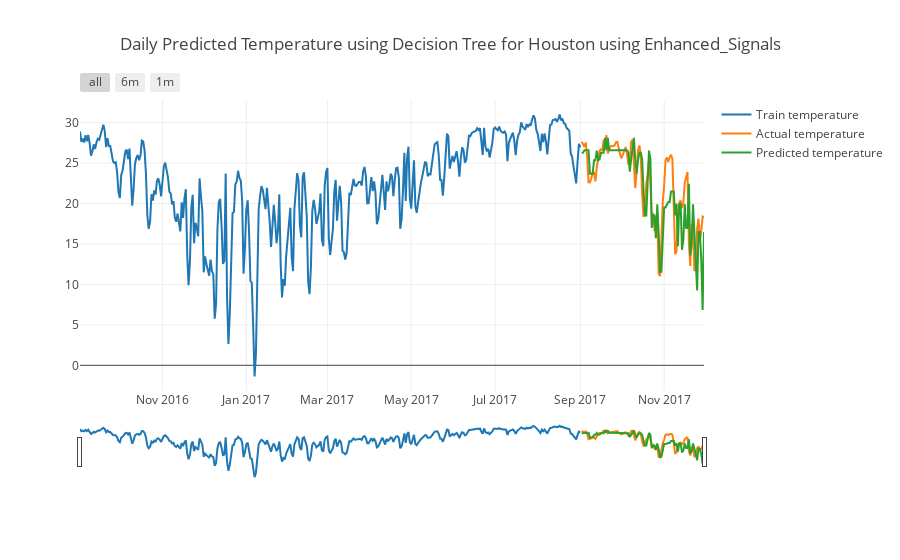

Notebook cell for this chart:
### Code cell
# Plotting the training data for past year, Actual/test data and predicted temperature - Decision Tree
fig = charter_helper_prediction(f"Daily Predicted Temperature using Decision Tree for {city} using {analysis_type}", 
                     X_train,Y_train,X_test,Y_test,future_forecast)

iplot(fig)

py.image.save_as(fig, f'{EXPERIMENT_DIR}/Daily_DT_predict.png')
